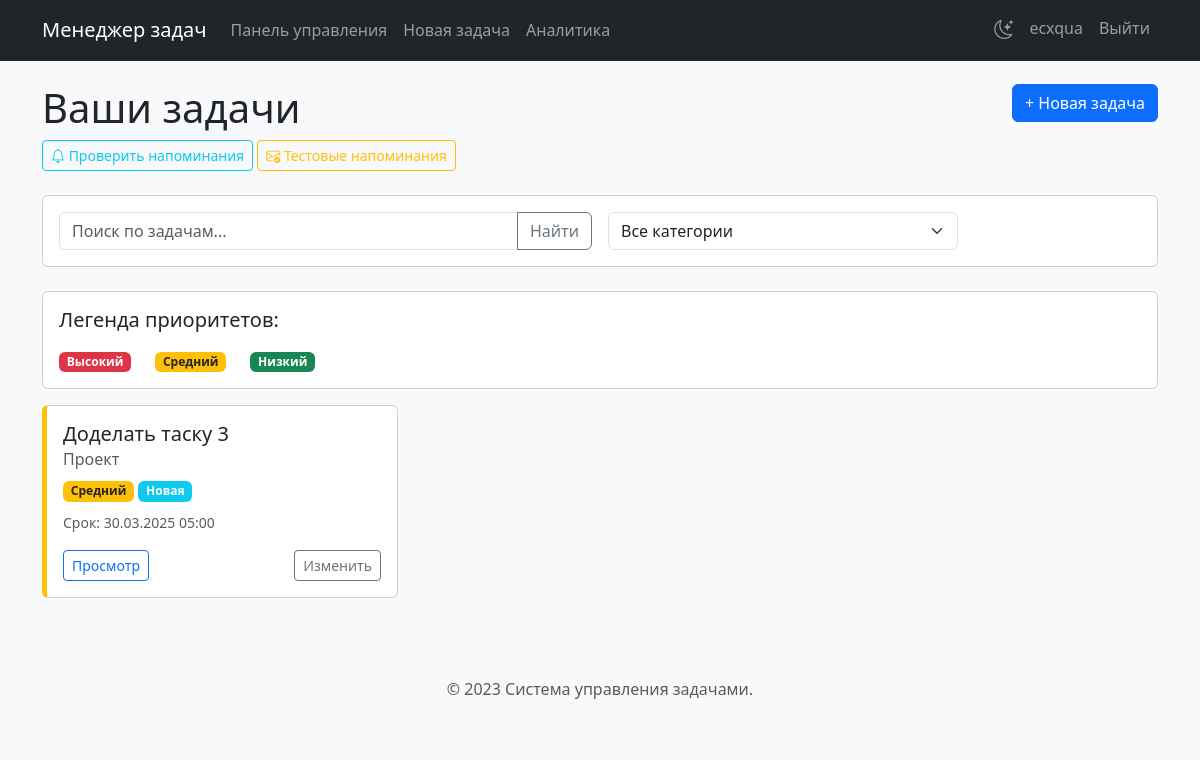
/dashboard (signed in), run on the app's committed database.
### tables this page shows
CREATE TABLE tasks (
        id INTEGER PRIMARY KEY,
        user_id INTEGER NOT NULL,
        title TEXT NOT NULL,
        description TEXT,
        category TEXT,
        priority TEXT,
        status TEXT DEFAULT "Новая",
        created_at TIMESTAMP DEFAULT CURRENT_TIMESTAMP,
        send_reminder BOOLEAN DEFAULT 0,
        reminder_time INTEGER DEFAULT 24, due_date TIMESTAMP,
        FOREIGN KEY (user_id) REFERENCES users (id)
    );

### app.py (the view)
@app.route('/dashboard')
def dashboard():
    if 'user_id' not in session:
        return redirect(url_for('login'))
    search_query = request.args.get('search', '')
    category_filter = request.args.get('category', '')
    conn = sqlite3.connect('tasks.db')
    c = conn.cursor()
    query = """
    SELECT id, title, category, priority, due_date, status, created_at
    FROM tasks
    WHERE user_id = ?
    """
    params = [session['user_id']]
    if search_query:
        query += " AND (title LIKE ? OR description LIKE ?) "
        search_param = f"%{search_query}%"
        params.extend([search_param, search_param])
    if category_filter:
        query += " AND category = ? "
        params.append(category_filter)
    query += """
    ORDER BY
        CASE status
            WHEN 'Завершена' THEN 2
            ELSE 1
        END,
        CASE priority
            WHEN 'Высокий' THEN 1
            WHEN 'Средний' THEN 2
            WHEN 'Низкий' THEN 3
            ELSE 4
        END,
        due_date
    """
    c.execute(query, params)
    tasks = c.fetchall()
    c.execute("SELECT DISTINCT category FROM tasks WHERE user_id = ? ORDER BY category",
              (session['user_id'],))
    categories = [row[0] for row in c.fetchall() if row[0]]  # Исключаем пустые категории
    conn.close()
    return render_template('dashboard.html',
                           tasks=tasks,
                           format_datetime=format_datetime,
                           format_reminder_time=format_reminder_time,
                           search_query=search_query,
                           category_filter=category_filter,
                           categories=categories)

### app.py (called while the page is built)
def format_datetime(dt, user_timezone=None):
    if not dt:
        return None
    if not user_timezone:
        user_timezone = session.get('timezone', 'Europe/Moscow')
    if isinstance(dt, str):
        try:
            dt = datetime.strptime(dt, '%Y-%m-%d %H:%M:%S')
        except ValueError:
            try:
                dt = datetime.strptime(dt, '%Y-%m-%d')
                return dt.strftime('%d.%m.%Y')
            except ValueError:
                return dt
    try:
        if dt.tzinfo is None:
            utc_tz = timezone('UTC')
            dt = utc_tz.localize(dt)
        local_tz = timezone(user_timezone)
        dt = dt.astimezone(local_tz)
        return dt.strftime('%d.%m.%Y %H:%M')
    except Exception as e:
        logger.error(f"Error formatting datetime: {e}")
        return str(dt)

### templates/dashboard.html (shortened to what this page needs)
{% extends 'base.html' %}
{% block content %}
<div class="row mb-4">
    <div class="col">
        <h1>Ваши задачи</h1>
        <div class="mt-2">
            <a href="{{ url_for('send_reminders') }}" class="btn btn-sm btn-outline-info" title="Просмотр расписанных напоминаний">
                <i class="bi bi-bell"></i> Проверить напоминания
            </a>
            <a href="{{ url_for('send_reminders', test_mode=1) }}" class="btn btn-sm btn-outline-warning" title="Отправить тестовые напоминания">
                <i class="bi bi-envelope-check"></i> Тестовые напоминания
            </a>
        </div>
    </div>
    <div class="col-auto">
        <a href="{{ url_for('new_task') }}" class="btn btn-primary">+ Новая задача</a>
    </div>
</div>
<div class="row mb-4">
    <div class="col-md-12">
        <div class="card">
            <div class="card-body">
                <form method="GET" action="{{ url_for('dashboard') }}" class="row g-3">
                    <div class="col-md-6">
                        <div class="input-group">
                            <input type="text" class="form-control" placeholder="Поиск по задачам..."
                                  name="search" value="{{ search_query }}">
                            <button class="btn btn-outline-secondary" type="submit">Найти</button>
                        </div>
                    </div>
                    <div class="col-md-4">
                        <select class="form-select" name="category" onchange="this.form.submit()">
                            <option value="">Все категории</option>
                        </select>
                    </div>
                    <div class="col-md-2">
                    </div>
                </form>
            </div>
        </div>
    </div>
</div>
<div class="row mb-3">
    <div class="col">
        <div class="card">
            <div class="card-body">
                <div class="d-flex justify-content-between mb-2">
                    <h5>Легенда приоритетов:</h5>
                </div>
                <div class="d-flex gap-4">
                    <div><span class="badge bg-danger">Высокий</span></div>
                    <div><span class="badge bg-warning text-dark">Средний</span></div>
                    <div><span class="badge bg-success">Низкий</span></div>
                </div>
            </div>
        </div>
    </div>
</div>
{% if tasks %}
<div class="row">
    {% for task in tasks %}
    <div class="col-md-4">
        <div class="card task-card {% if task[5] == 'Завершена' %}completed-task{% endif %}
            {% if task[3] == 'Высокий' %}high-priority{% elif task[3] == 'Средний' %}medium-priority{% elif task[3] == 'Низкий' %}low-priority{% endif %}">
            <div class="card-body">
                <h5 class="card-title">{{ task[1] }}</h5>
                <h6 class="card-subtitle mb-2 text-muted">{{ task[2] }}</h6>
                <div class="mb-2">
                    <span class="badge {% if task[3] == 'Высокий' %}bg-danger{% elif task[3] == 'Средний' %}bg-warning text-dark{% elif task[3] == 'Низкий' %}bg-success{% else %}bg-secondary{% endif %}">{{ task[3] }}</span>
                    <span class="badge {% if task[5] == 'Новая' %}bg-info{% elif task[5] == 'В процессе' %}bg-primary{% elif task[5] == 'Завершена' %}bg-success{% else %}bg-secondary{% endif %}">{{ task[5] }}</span>
                </div>
                {% if task[4] %}
                <p class="card-text"><small class="text-muted">Срок: {{ format_datetime(task[4], session.get('timezone')) if task[4] else 'Не указан' }}</small></p>
                {% endif %}
                <div class="d-flex justify-content-between">
                    <a href="{{ url_for('view_task', task_id=task[0]) }}" class="btn btn-sm btn-outline-primary">Просмотр</a>
                    <a href="{{ url_for('edit_task', task_id=task[0]) }}" class="btn btn-sm btn-outline-secondary">Изменить</a>
                </div>
            </div>
        </div>
    </div>
    {% endfor %}
</div>
{% else %}
<div class="alert alert-info">
    У вас пока нет задач. <a href="{{ url_for('new_task') }}">Создайте новую задачу</a>, чтобы начать.
</div>
{% endif %}
{% endblock %}

### templates/base.html (style rules this page uses)
body { padding-top: 60px; background-color: #f8f9fa; }
.task-card { transition: transform 0.2s ease; margin-bottom: 15px; }
.medium-priority { border-left: 5px solid #ffc107; }

### data on the page
tasks: title "Доделать таску 3", category "Проект", priority "Средний", status "Новая", due_date "30.03.2025 05:00"

### other printed values
{{ session['username'] }} "ecxqua"
